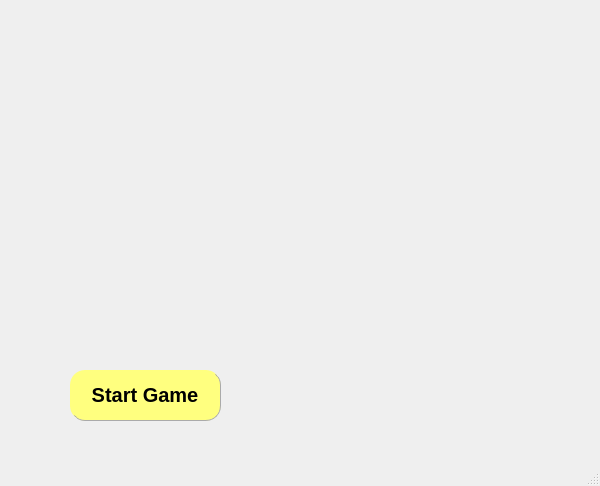
<?xml version="1.0" encoding="UTF-8"?>
<ui version="4.0">
 <class>StartMenu</class>
 <widget class="QMainWindow" name="StartMenu">
  <property name="geometry">
   <rect>
    <x>0</x>
    <y>0</y>
    <width>600</width>
    <height>486</height>
   </rect>
  </property>
  <property name="minimumSize">
   <size>
    <width>400</width>
    <height>300</height>
   </size>
  </property>
  <property name="maximumSize">
   <size>
    <width>800</width>
    <height>600</height>
   </size>
  </property>
  <property name="windowTitle">
   <string>StartMenu</string>
  </property>
  <property name="autoFillBackground">
   <bool>false</bool>
  </property>
  <property name="styleSheet">
   <string notr="true"/>
  </property>
  <widget class="QWidget" name="centralwidget">
   <property name="styleSheet">
    <string notr="true">#centralwidget{border-image: url(:/Images/launch page.jpg);}</string>
   </property>
   <widget class="QPushButton" name="startButton">
    <property name="geometry">
     <rect>
      <x>70</x>
      <y>370</y>
      <width>151</width>
      <height>51</height>
     </rect>
    </property>
    <property name="font">
     <font>
      <pointsize>15</pointsize>
      <bold>true</bold>
     </font>
    </property>
    <property name="styleSheet">
     <string notr="true">QPushButton{
        border-radius: 15px;
		border-right: 1px solid #aaaaaa;
		border-bottom: 1px solid #aaaaaa;

}

QPushButton:enabled {
		
	background-color: rgb(255, 255, 127);
		color: black;
}

QPushButton:pressed {
		background-color: #0d2f72;
		color: #fffffe;
}


QPushButton:hover:!pressed {
		background-color: #E1F4FF;
		color: #0c2f70;
}

QPushButton:disabled {
		background-color: #aaaaaa;
		color: #ffffff;
}</string>
    </property>
    <property name="text">
     <string>Start Game</string>
    </property>
   </widget>
  </widget>
  <widget class="QStatusBar" name="statusbar"/>
 </widget>
 <resources/>
 <connections/>
</ui>
